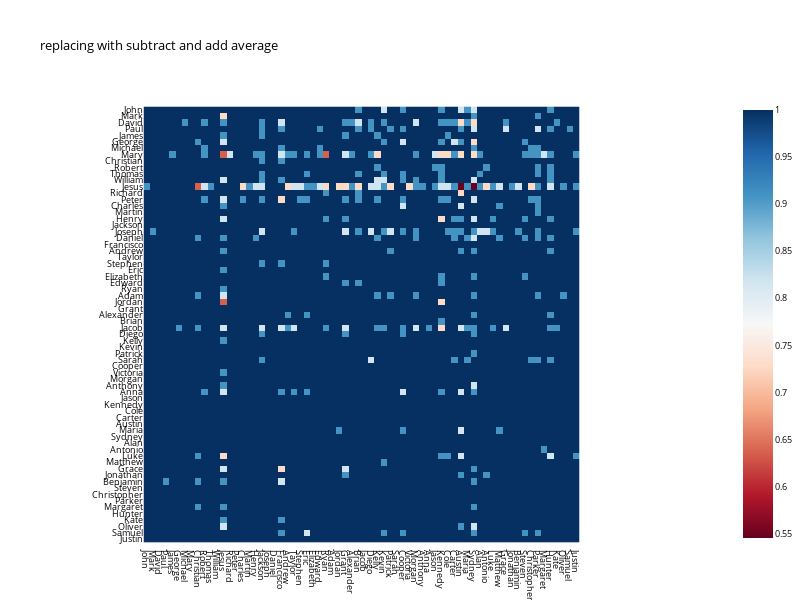

Notebook source saved alongside this figure:
### Code cell
def imshow(tensor, renderer=None, xaxis="", yaxis="", font_size=None, show=True, color_continuous_midpoint=0.0, **kwargs):
    import plotly.express as px
    import transformer_lens.utils as utils
    fig = px.imshow(utils.to_numpy(tensor), color_continuous_midpoint=color_continuous_midpoint, color_continuous_scale="RdBu", labels={"x":xaxis, "y":yaxis}, **kwargs)
    if not font_size is None:
        if 'x' in kwargs:
            fig.update_layout(
              xaxis = dict(
                tickmode='array',
                tickvals = kwargs['x'],
                ticktext = kwargs['x'], 
                ),
               font=dict(size=font_size, color="black"))
        if 'y' in kwargs:
            fig.update_layout(
              yaxis = dict(
                tickmode='array',
                tickvals = kwargs['y'],
                ticktext = kwargs['y'], 
                ),
               font=dict(size=font_size, color="black"))
    plot_args = {
        'width': 800,
        'height': 600,
        "autosize": False,
        'showlegend': True,
        'margin': {"l":0,"r":0,"t":100,"b":0}
    }
    
    fig.update_layout(**plot_args)
    fig.update_layout(legend=dict(
        yanchor="top",
        y=0.99,
        xanchor="left",
        x=0.01
    ))
    if show:
        fig.show(renderer)
    else:
        return fig

imshow(n_correct_matrix[:-1,:-1], color_continuous_midpoint=None, y=name_toks_strs[:-1], x=name_toks_strs[:-1], title='replacing with subtract and add average', font_size=9)

### Figure 1 — Plotly figure (JSON) as saved in the notebook; plotly's stock layout.template omitted (floating-point values rounded to 4 significant figures; data arrays with more than 128 entries replaced by an {"elided": "..."} marker saying what was removed)
{"data": [{"coloraxis": "coloraxis", "hovertemplate": "x: %{x}<br>y: %{y}<br>color: %{z}<extra></extra>", "name": "0", "type": "heatmap", "x": [" John", " Mark", " David", " Paul", " James", " George", " Michael", " Mary", " Christian", " Robert", " Thomas", " William", " Jesus", " Richard", " Peter", " Charles", " Martin", " Henry", " Jackson", " Joseph", " Daniel", " Francisco", " Andrew", " Taylor", " Stephen", " Eric", " Elizabeth", " Edward", " Ryan", " Adam", " Jordan", " Grant", " Alexander", " Brian", " Jacob", " Diego", " Kelly", " Kevin", " Patrick", " Sarah", " Cooper", " Victoria", " Morgan", " Anthony", " Anna", " Jason", " Kennedy", " Cole", " Carter", " Austin", " Maria", " Sydney", " Alan", " Antonio", " Luke", " Matthew", " Grace", " Jonathan", " Benjamin", " Steven", " Christopher", " Parker", " Margaret", " Hunter", " Kate", " Oliver", " Samuel", " Justin"], "xaxis": "x", "y": [" John", " Mark", " David", " Paul", " James", " George", " Michael", " Mary", " Christian", " Robert", " Thomas", " William", " Jesus", " Richard", " Peter", " Charles", " Martin", " Henry", " Jackson", " Joseph", " Daniel", " Francisco", " Andrew", " Taylor", " Stephen", " Eric", " Elizabeth", " Edward", " Ryan", " Adam", " Jordan", " Grant", " Alexander", " Brian", " Jacob", " Diego", " Kelly", " Kevin", " Patrick", " Sarah", " Cooper", " Victoria", " Morgan", " Anthony", " Anna", " Jason", " Kennedy", " Cole", " Carter", " Austin", " Maria", " Sydney", " Alan", " Antonio", " Luke", " Matthew", " Grace", " Jonathan", " Benjamin", " Steven", " Christopher", " Parker", " Margaret", " Hunter", " Kate", " Oliver", " Samuel", " Justin"], "yaxis": "y", "z": {"elided": "68x68 float values"}}], "layout": {"autosize": false, "coloraxis": {"colorscale": [[0, "rgb(103,0,31)"], [0.1, "rgb(178,24,43)"], [0.2, "rgb(214,96,77)"], [0.3, "rgb(244,165,130)"], [0.4, "rgb(253,219,199)"], [0.5, "rgb(247,247,247)"], [0.6, "rgb(209,229,240)"], [0.7, "rgb(146,197,222)"], [0.8, "rgb(67,147,195)"], [0.9, "rgb(33,102,172)"], [1, "rgb(5,48,97)"]]}, "font": {"color": "black", "size": 9}, "height": 600, "legend": {"x": 0.01, "xanchor": "left", "y": 0.99, "yanchor": "top"}, "margin": {"b": 0, "l": 0, "r": 0, "t": 100}, "showlegend": true, "title": {"text": "replacing with subtract and add average"}, "width": 800, "xaxis": {"anchor": "y", "autorange": true, "constrain": "domain", "domain": [0.1952, 0.8048], "range": [-0.5, 67.5], "scaleanchor": "y", "tickmode": "array", "ticktext": [" John", " Mark", " David", " Paul", " James", " George", " Michael", " Mary", " Christian", " Robert", " Thomas", " William", " Jesus", " Richard", " Peter", " Charles", " Martin", " Henry", " Jackson", " Joseph", " Daniel", " Francisco", " Andrew", " Taylor", " Stephen", " Eric", " Elizabeth", " Edward", " Ryan", " Adam", " Jordan", " Grant", " Alexander", " Brian", " Jacob", " Diego", " Kelly", " Kevin", " Patrick", " Sarah", " Cooper", " Victoria", " Morgan", " Anthony", " Anna", " Jason", " Kennedy", " Cole", " Carter", " Austin", " Maria", " Sydney", " Alan", " Antonio", " Luke", " Matthew", " Grace", " Jonathan", " Benjamin", " Steven", " Christopher", " Parker", " Margaret", " Hunter", " Kate", " Oliver", " Samuel", " Justin"], "tickvals": [" John", " Mark", " David", " Paul", " James", " George", " Michael", " Mary", " Christian", " Robert", " Thomas", " William", " Jesus", " Richard", " Peter", " Charles", " Martin", " Henry", " Jackson", " Joseph", " Daniel", " Francisco", " Andrew", " Taylor", " Stephen", " Eric", " Elizabeth", " Edward", " Ryan", " Adam", " Jordan", " Grant", " Alexander", " Brian", " Jacob", " Diego", " Kelly", " Kevin", " Patrick", " Sarah", " Cooper", " Victoria", " Morgan", " Anthony", " Anna", " Jason", " Kennedy", " Cole", " Carter", " Austin", " Maria", " Sydney", " Alan", " Antonio", " Luke", " Matthew", " Grace", " Jonathan", " Benjamin", " Steven", " Christopher", " Parker", " Margaret", " Hunter", " Kate", " Oliver", " Samuel", " Justin"], "type": "category"}, "yaxis": {"anchor": "x", "autorange": true, "constrain": "domain", "domain": [0.01005, 0.99], "range": [67.5, -0.5], "tickmode": "array", "ticktext": [" John", " Mark", " David", " Paul", " James", " George", " Michael", " Mary", " Christian", " Robert", " Thomas", " William", " Jesus", " Richard", " Peter", " Charles", " Martin", " Henry", " Jackson", " Joseph", " Daniel", " Francisco", " Andrew", " Taylor", " Stephen", " Eric", " Elizabeth", " Edward", " Ryan", " Adam", " Jordan", " Grant", " Alexander", " Brian", " Jacob", " Diego", " Kelly", " Kevin", " Patrick", " Sarah", " Cooper", " Victoria", " Morgan", " Anthony", " Anna", " Jason", " Kennedy", " Cole", " Carter", " Austin", " Maria", " Sydney", " Alan", " Antonio", " Luke", " Matthew", " Grace", " Jonathan", " Benjamin", " Steven", " Christopher", " Parker", " Margaret", " Hunter", " Kate", " Oliver", " Samuel", " Justin"], "tickvals": [" John", " Mark", " David", " Paul", " James", " George", " Michael", " Mary", " Christian", " Robert", " Thomas", " William", " Jesus", " Richard", " Peter", " Charles", " Martin", " Henry", " Jackson", " Joseph", " Daniel", " Francisco", " Andrew", " Taylor", " Stephen", " Eric", " Elizabeth", " Edward", " Ryan", " Adam", " Jordan", " Grant", " Alexander", " Brian", " Jacob", " Diego", " Kelly", " Kevin", " Patrick", " Sarah", " Cooper", " Victoria", " Morgan", " Anthony", " Anna", " Jason", " Kennedy", " Cole", " Carter", " Austin", " Maria", " Sydney", " Alan", " Antonio", " Luke", " Matthew", " Grace", " Jonathan", " Benjamin", " Steven", " Christopher", " Parker", " Margaret", " Hunter", " Kate", " Oliver", " Samuel", " Justin"], "type": "category"}}}
